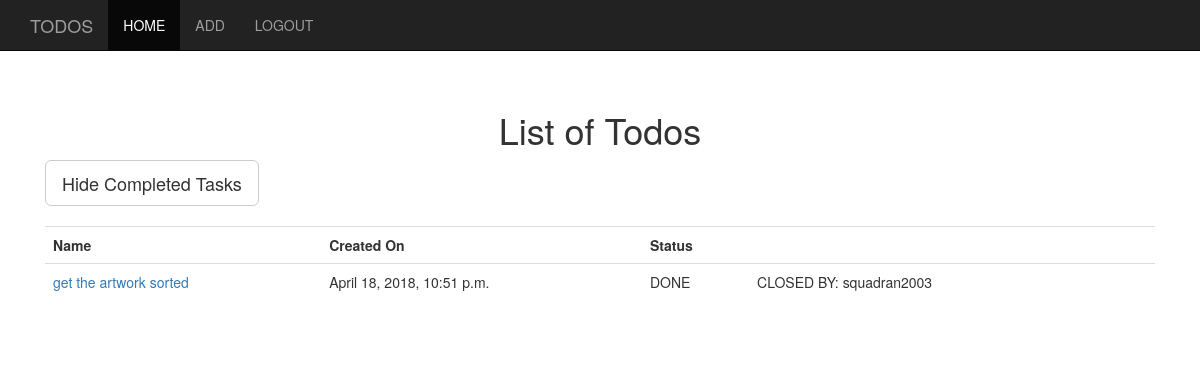
Page /todos/completed/ (signed in) on the earlier database version.
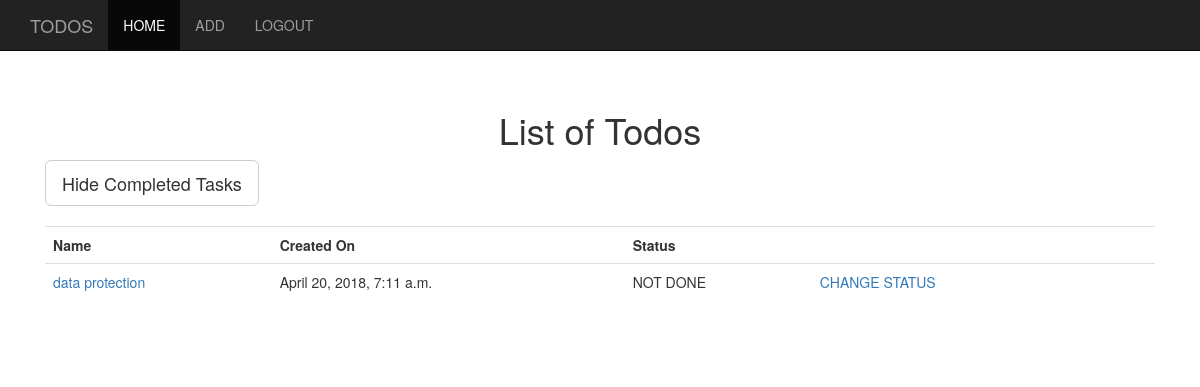
Same page on the later database version.
### todos/models.py (models this page shows, shortened)
class Todo(models.Model):
    user = models.ForeignKey(User,on_delete=models.CASCADE)
    name = models.CharField(max_length=255)
    description = models.TextField()
    created_at = models.DateTimeField(default=timezone.now)
    class Meta:
        ordering = ['-created_at']

class Status(models.Model):
    user = models.ForeignKey(User,on_delete=models.CASCADE)
    todo = models.ForeignKey(Todo,on_delete=models.CASCADE)
    status = models.CharField(max_length=255,
                            choices=statuses,default='NOT DONE')
    changed_at = models.DateTimeField(default=timezone.now)

### todos/views.py (the view)
# urls.py: path('completed/',TodoCompletedView.as_view(),name='completed'),
class TodoCompletedView(ListView):
    model = Todo
    template_name = 'index.html'
    def get_queryset(self):
        result = Todo.objects.exclude(status__status='DONE')
        if result:
            return result
        else:
            return Todo.objects.all()

### templates/index.html (shortened to what this page needs)
{% extends 'layout.html' %}
{% block content %}
<h1>List of Todos</h1>
<div class='text-left'>
<a href='{% url 'todos:completed' %}' class='btn btn-default btn-lg'>Hide Completed Tasks</a>
</div>
<br>
{% if not object_list %}
    <p>There are no todos</p>
{% else %}
<table class="table">
    <tr>
        <th>Name</th>
        <th>Created On</th>
        <th>Status</th>
        <th></th>
        <th></th>
        <th></th>
    </tr>
    {% for todo in object_list %}
    <tr class='text-left'>
        <td><a href='{% url 'todos:detail' pk=todo.pk %}'>{{todo.name}}</a></td>
        <td>{{todo.created_at}}</td>
        {% for task in todo.status_set.all %}
            {% if task.status == 'NOT DONE' %}
                <td>{{task.status}}</td>
                {% if user.is_authenticated %}
                    <td><a href='{% url 'todos:status' pk=todo.id %}'>CHANGE STATUS</a></td>
                {% endif %}
            {% else %}
                <td>{{task.status}}</td>
                <td>CLOSED BY: {{task.user}}</td>
            {% endif %}
        {% endfor %}
        {% if user == todo.user%}
            <td><a href='{% url 'todos:edit' pk=todo.id %}'>EDIT</a></td>
            <td><a href='{% url 'todos:delete' pk=todo.id %}'>DELETE</a></td>
        {% else %}
            <td></td>
            <td></td>
        {% endif%}
    </tr>
    {% endfor %}
</table>
{% endif %}
{% endblock %}

Differences in the rows shown:
no longer on this page (row unchanged): Todo: name "get the artwork sorted", created_at "April 18, 2018, 10:51 p.m."
no longer on this page (row unchanged): Status: status "DONE", user "squadran2003", shown under "get the artwork sorted"
added Todo: name "data protection", created_at "April 20, 2018, 7:11 a.m."
added Status: status "NOT DONE", shows "CHANGE STATUS", shown under "data protection"
